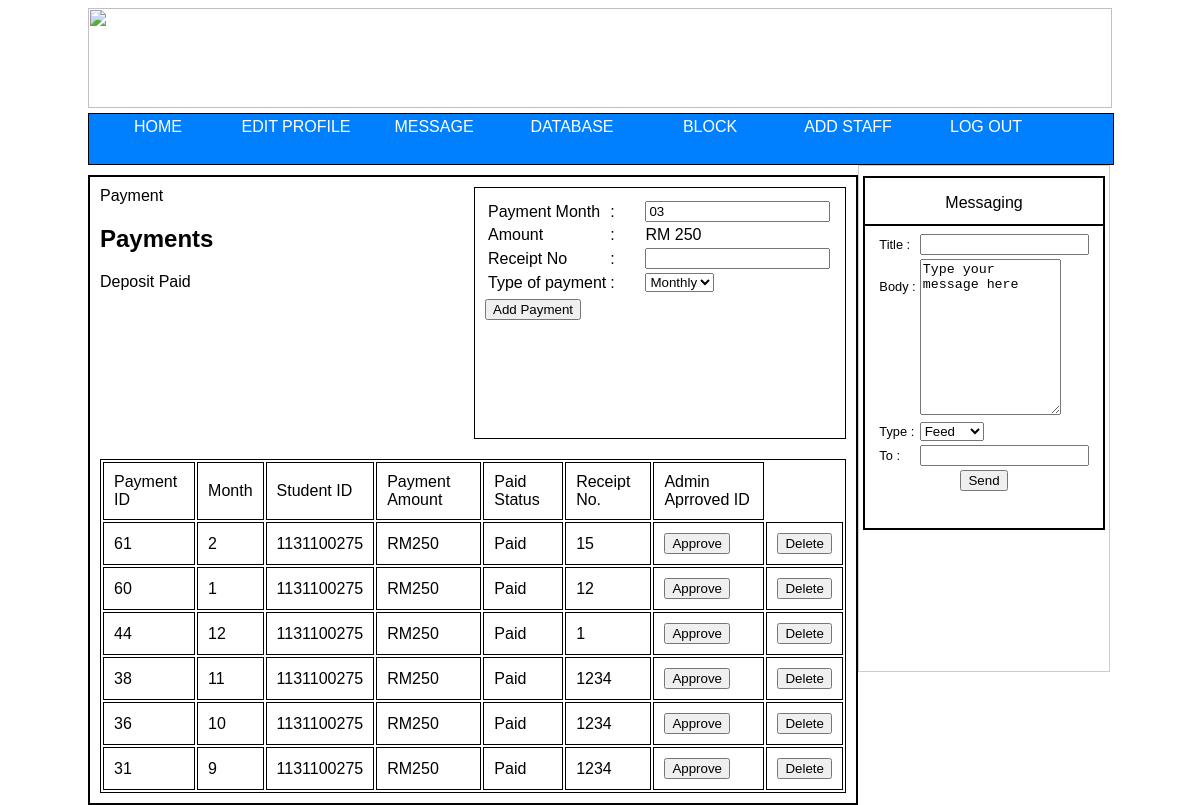
The app's page /Payments.php (signed in) with its own data.
### tables this page shows
CREATE TABLE IF NOT EXISTS `users` (
  `Name` text NOT NULL,
  `ID` int(11) NOT NULL,
  `Password` varchar(64) NOT NULL,
  `salt` varchar(32) NOT NULL,
  `IC` varchar(15) NOT NULL,
  `LastLogin` datetime NOT NULL,
  `Course` text NOT NULL,
  `School` varchar(50) NOT NULL,
  `TelephoneNo` varchar(50) NOT NULL,
  `EMail` varchar(50) NOT NULL,
  `Gender` enum('M','F') NOT NULL,
  `Race` text NOT NULL,
  `Religion` text NOT NULL,
  `House_No` text NOT NULL,
  `Area` text NOT NULL,
  `Postcode` int(11) NOT NULL,
  `State` text NOT NULL,
  `RegDateTime` datetime NOT NULL,
  `RoomID` varchar(4) NOT NULL,
  `GroupNo` int(11) NOT NULL,
  `GName` text NOT NULL,
  `GEMail` varchar(50) NOT NULL,
  `GHouse_No` text NOT NULL,
  `GArea` text NOT NULL,
  `GPostcode` int(11) NOT NULL,
  `GRelationship` text NOT NULL,
  `GTelephoneNo` varchar(50) NOT NULL,
  `Debt` tinyint(1) NOT NULL,
  PRIMARY KEY (`ID`),
  UNIQUE KEY `ID` (`ID`),
  KEY `RoomID` (`RoomID`),
  KEY `GroupNo` (`GroupNo`)
);

CREATE TABLE IF NOT EXISTS `room` (
  `room_id` varchar(4) NOT NULL,
  `room_cap` int(11) NOT NULL,
  `room_price` double NOT NULL,
  `room_occupied` int(11) NOT NULL,
  `room_block` varchar(2) NOT NULL,
  `availability` tinyint(1) NOT NULL,
  PRIMARY KEY (`room_id`),
  UNIQUE KEY `room_id` (`room_id`),
  KEY `room_block` (`room_block`)
);

CREATE TABLE IF NOT EXISTS `payment` (
  `payment_id` int(11) NOT NULL AUTO_INCREMENT,
  `payment_type` enum('monthly','deposit') NOT NULL,
  `payment_regisdate` date NOT NULL,
  `payment_month` int(11) NOT NULL,
  `student_id` int(11) NOT NULL,
  `payment_amt` double NOT NULL,
  `receipt_no` varchar(50) NOT NULL,
  `payed` tinyint(1) NOT NULL,
  `admin_id` int(11) DEFAULT NULL,
  PRIMARY KEY (`payment_id`),
  UNIQUE KEY `payment_id` (`payment_id`),
  KEY `student_id` (`student_id`),
  KEY `admin_id` (`admin_id`)
);

### classes/Config.php (called while the page is built)
<?php
class Config {
	public static function get($path = null) {
		if($path){
			$config = $GLOBALS['config'];
			$path = explode('/',$path);
			foreach($path as $lol) {
				if(isset($config[$lol])) {
					$config = $config[$lol];
				}
			}
			return $config;
		}
		return false;
	}
}

### classes/DB.php (called while the page is built, shortened)
<?php
class DB{
	private static $_instance = null;
	private $_pdo,
			$_query,
			$_error = false,
			$_results,
			$_count = 0;
	private function __construct() {
		try{
			$this->_pdo = new PDO('mysql:host='.Config::get('mysql/host').';dbname='.Config::get('mysql/db'),Config::get('mysql/username'),Config::get('mysql/password'));
		}catch(PDOException $e){
			die($e->getMessage());
		}
	}
	public static function getInstance() {
		if(!isset(self::$_instance)){
			self::$_instance = new DB();
		}
		return self::$_instance;
	}
	public function query($sql, $params = array()){
		if($this->_query = $this->_pdo->prepare($sql)){
			$x = 1;
			if(count($params)){
				foreach($params as $param){
					$this->_query->bindValue($x, $param);
					$x++;
				}
			}
			if($this->_query->execute()){
				$this->_result = $this->_query->fetchAll(PDO::FETCH_OBJ);
				$this->_count = $this->_query->rowCount();
			}else{
				$this->_error = true;
				var_dump($this->_query->errorInfo());
			}
		}
		return $this;
	}
	public function actionV2($action, $table, $wheres = array()){
		$x=0;
		$sql_comp="";
		if($wheres){
			foreach($wheres as $where){
					$operators = array('=','<=','>=','!=');
						$field = $where[0];
					 $operator = $where[1];
					$value[$x] = $where[2];
					@$compound = $where[3];
					$x++;
					if(in_array($operator, $operators)){
						$sql_comp .= " {$compound} {$field} {$operator} ?";
					}else{}
				}
			$sql = "{$action} FROM {$table} WHERE".$sql_comp;
			if(count($value)<3){
				if(!$this->query($sql,array($value[0],$value[1]))->error()){
					return $this;
				}else{
					return false;
				}
			}else if(count($value)==3){
				if(!$this->query($sql,array($value[0],$value[1],$value[2],))->error()){
					return $this;
				}else{
					return false;
				}
			}else if(count($value)<=4){
				if(!$this->query($sql,array($value[0],$value[1],$value[2],$value[3]))->error()){
					return $this;
				}else{
					return false;
				}
		}else{
			echo 'No where; ';
			return false;
		}
		}
	}
	public function get2($table, $where = array()){
		return $this->actionV2('SELECT *',$table,$where);
	}
	private function action($action, $table, $where){
			if(count($where)==3){
			    $operators = array('=','<=','>=','!=','');
				    $field = $where[0];
				 $operator = $where[1];
				    $value = $where[2];
				if(in_array($operator, $operators)){
						$sql = "{$action} FROM {$table} WHERE {$field} {$operator} ?";
					if(!$this->query($sql, array($value))->error()){
						return $this;
					}
				}
			}else{
				$sql = "SELECT * FROM {$table}";
				if(!$this->query($sql)->error()){
					return $this;
				}
			}
		return false;
	}
	public function get($table, $where = null){
		return $this->action('SELECT *',$table,$where);
	}
	public function update($table, $id, $fields,$type=null){
		$set = '';
		  $x = 1;
		foreach($fields as $name => $value){
			$set .= "{$name} = ?";
		}
		if(!$type){
			$sql = "UPDATE {$table} SET {$set} WHERE id = {$id}";
		}else{
			$sql = "UPDATE {$table} SET {$set} WHERE {$type} = {$id}";
		}
		if(!$this->query($sql, $fields)->error()){
			return true;
		}
		return false;
	}
	public function error(){
		return $this->_error;
	}
	public function result(){
		return $this->_result;
	}
	public function first(){
		return $this->result()[0];
	}
	public function count(){
		return $this->_count;
	}
}

### classes/User.php (called while the page is built, shortened)
<?php
class User{
	protected $_db,
			$_data,
			$_sessionName,
			$_cookieName,
			$_isLoggedIn;
	public function __construct($user = null){
		$this->_db = DB::getInstance();
		$this->_sessionName = Config::get('session/session_name');
		if(!$user){
			if(Session::exists($this->_sessionName)){
				$user = Session::get($this->_sessionName);
				if($this->find($user)){
					$this->_isLoggedIn = true;
					$this->update(array(
							'LastLogin' => datetime()
						));
				}
			}
		}else{
			$this->find($user);
		}
	}
	public function update($fields = array(),$id = null){
		if(!$id && $this->isLoggedIn()){
			$id = $this->data()->ID;
		}
		if(!$this->_db->update('users',$id,$fields)){
			throw new Exception('There was a problem updating.');
		}
	}
	public function data(){
		return $this->_data;
	}
	public function isLoggedIn(){
		return $this->_isLoggedIn;
	}
	public function find($user = null){
		if($user){
			$field = (is_numeric($user)) ? 'ID' : 'Name';
			$data = $this->_db->get('users', array($field, '=', $user));
			if($data->count()){
				$this->_data = $data->first();
				return true;
			}
		}
		return false;
	}
}

### classes/Session.php (called while the page is built, shortened)
<?php
class Session{
	public static function exists($name){
		return (isset($_SESSION[$name]))? true : false;
	}
	public static function get($name){
		return $_SESSION[$name];
	}
}
?>

### functions/time.php (called while the page is built, shortened)
<?php
function datetime(){
	return date('Y-m-d H:i:S');
}
function TheDate($type = null){
	switch($type){
		case 'month':
			return date('m');
		break;
	}
}
?>

### classes/Payment.php (the view, shortened to what this page needs)
<?php
class Payment{
	public $_db,
			$_payinfo;
	public function __construct($details = array()){
		$this->_db = DB::getInstance();
	}
	public function get_student_payments($id){
		return array_reverse($this->_db->get2('payment',array(array('student_id','=',$id),array('payment_type','=','monthly','AND')))->result());
	}
	public function check_deposit_paid($stud_id){
		if(count($this->_db->get2('payment',array(
							array('payment_type','=','deposit'),
							array('student_id','=',$stud_id,'AND')))->result())!=0)
		{
			return true;
		}else{
			return false;
		}
	}
	public function get_room($room_id){
		return $this->_db->get('room',array('room_id','=',$room_id))->first();
	}
	public function print_all_payment($GroupNo,$id=null){
		$user = new User();
		$GroupNo = $user->data()->GroupNo;
		if(!$id && $GroupNo == 3){
			$payments = $this->get_all_payment();
		}else{
			$payments = $this->get_student_payments($id);
		}
		if($payments){
			echo '<table id="data">';
				echo '<tr><td> Payment ID</td>
						  <td> Month</td>
						  <td> Student ID</td>
						  <td> Payment Amount</td>
						  <td> Paid Status</td>
						  <td> Receipt No. </td>
						  <td> Admin Aprroved ID</td>
						  </tr>';
				foreach($payments as $payment){
					echo '<tr>'.'<td>'.$payment->payment_id.'</td>';
					echo '<td>'.$payment->payment_month.'</td>';
					echo '<td>'.$payment->student_id.'</td>';
					echo '<td>RM'.$payment->payment_amt.'</td>';
					echo '<td>';
						echo ($payment->payed==1)? 'Paid' : '<b>Not Paid</b>';
					echo '</td>';
					echo '<td>'.$payment->receipt_no.'</td>';
					if($GroupNo == 3 && $payment->admin_id==NULL){
						echo'<form action method="GET">';
							echo '<td bg>
								<input type="hidden" name="Approve" value="'.$payment->payment_id.'">
								<input type="submit" value="Approve">
								</td>';
						echo'</form>';
					}else if($GroupNo == 1){
						echo '<td>Not Verified</td>';
					}else{
						echo '<td>'.$payment->admin_id.'</td>';
					}
					IF($GroupNo == 3){
						echo'<form action method="GET">';
							echo '<td><input type="hidden" name="Delete" value="'.$payment->payment_id.'">';
							echo '<input type="submit" value="Delete"></td>';
						echo'</form>';
					}
				}
					echo '</tr>';
					echo '</table>';
					return true;
		}
		return false;
	}
}
?>

### Payments.php (shortened to what this page needs)
<?php
$title = 'Payment';
$user = new User();
$payment = new Payment();
$options = getNavBar($user->data()->GroupNo);
?>
<!DOCTYPE HTML>
<html manifest="MMC.appcahce" lang="en">
<head>
<link rel="stylesheet" type="text/css" href="css/hostelRegistration.css">
</head>
<body>
	<div id="container">
        <div id="header">
        <img src="image/project header.jpg" width="1024" height="100" />
        </div>
        <div id="NavBar">
			<ul>
            	<li><a href="index.php">Home</a></li>
				<li><a href="EditForm.php">Edit Profile</a></li>
				<?php echo $options ?>
				<li><a href="Logout.php">Log Out</a></li>
			</ul>
		</div>
        <div id="content">
		<form id="AddPayment" action method="POST">
			<table>
				<tr><td>Payment Month </td><td>:</td><td>&nbsp&nbsp&nbsp&nbsp&nbsp&nbsp<input type="text" name="PaidMonth" value="<?php echo TheDate('month') ?>"></td></tr>
				<tr><td>Amount  </td><td>:</td><td>&nbsp&nbsp&nbsp&nbsp&nbsp&nbspRM <?php echo $payment->get_room($user->data()->RoomID)->room_price;?></td></tr>
				<tr><td>Receipt No</td><td>:</td><td>&nbsp&nbsp&nbsp&nbsp&nbsp&nbsp<input name="ReceiptNo" type="text"></td></tr>
				<tr><td>Type of payment</td><td>:</td><td>&nbsp&nbsp&nbsp&nbsp&nbsp&nbsp<select name="TypeOfPay">
																			<option value="monthly">Monthly</option>
																			<option value="deposit">Deposit</option></select>
																					</td>
				<tr><td><input type="hidden" name="token" value="<?php echo Token::generate()?>"></td></tr>
			</table>
				<input type="submit" value="Add Payment">
		</form>
		<?php echo $title?>
		<?php
		switch($user->data()->GroupNo){
			case 1:
			case 3:
			$payments = new Payment();
			echo '<h2>Payments</h2>';
			echo ($payments->check_deposit_paid($user->data()->ID))? 'Deposit Paid' : '<b>Deposit Not Paid</b>';
			if(!$payments->print_all_payment(1,$user->data()->ID)){
				echo '<br>'.'<br>'.'<br>'.'<br>'.'<br>'.'<br>';
				echo 'No payments are inside the database';
			}
			break;
		}
		?>
        </div>
        <div id="sidebar">
                <div id="Second_Box">
					<div id="Second_Head">
						<p align="center"> Messaging </p>
					</div>
					<div id="Second_Body">
						<div id="MessagingForm">
							<form action="MessageBox.php" method="post" enctype="multipart/form-data" name="messageform" id="messageform" onsubmit="return validate_form();">
								<table align="center" cellpadding="1">
									<tr><td valign="right">Title :</td><td align="left"><input name="msgTitle" type="text" id="msgTitle" size="18" maxlength="24" /></td></tr>
									<tr><td valign="right">Body :<br><br><br><br><br><br><br><br></td><td align="left"><textarea name="msgBody" type="text" id="msgBody" size="15" cols="15" rows="10">Type your message here</textarea></td></tr>
									<tr><td valign="right">Type :</td><td align="left">
                                    										<select name="msgType">
																				<option value="feed" selected>Feed</option>
																			</select>	</td>
                                                                            </tr>
									<tr>
                                    	<td> To : </td>
                                        <td> <input name="msgReceipient" type="text" id="msgReceipient" size="18.5" maxlength="24"/> </td>
                                    </tr>
									<tr>
                                    	<td align="center" colspan="2"> <input name="Send" type="submit" value="Send" /> </td>
                                    </tr>
								</table>
							</form>
						</div>
					</div>
				</div>
        </div>
    </div>

### css/hostelRegistration.css (style rules this page uses)
body { font-family : Arial, Helvetica,san-serif; }
ul { list-style-type: none; margin: 0; padding: 0; overflow: hidden; float: left; }
li { float: left; }
a:link, a:visited { display: block; width: 130px; height: 40px; vertical-align:middle; color: rgb(255,255,255); background-color: rgb(0,128,255); font-family: Arial; text-align: center; padding: 4px; text-decoration: none; text-transform: uppercase; }
#data { margin-right: auto; margin-left: auto; border: 1px solid black; }
#data td { border: 1px solid black; padding: 10px; }
#NavBar { margin-top: 5px; width: 100%; height: 50px; background-color: rgb(0,128,255); border: 1px solid black; }
#AddPayment { margin-bottom: 20px; border: 1px solid black; width: 350px; height: 230px; padding: 10px 10px 10px 10px; float: right; }
#container { width:1024px; height:auto; left: auto; right: auto; margin-right: auto; margin-left: auto; }
#header { height: 100px; width: 1024px; margin-right: auto; margin-left: auto; left: auto; right: auto; }
#content { border: 2px solid black; height: auto; width: 746px; float: left; margin-right: auto; margin-left: auto; margin-top: 10px; left: auto; right: auto; padding: 10px; }
#sidebar { border:solid 1px #CCC; min-height: 505px; max-height: 735px; width: 250px; float: left; margin-right: auto; margin-left: auto; left: auto; right: auto; }
#Second_Box { width:95%; height: 350px; border: 2px solid black; margin: auto; margin-top: 10px; margin-bottom: 10px; }
#Second_Head { width:100%; height: 30px; border-bottom: 1px solid black; }
#Second_Body { width:100%; min-height: 280px; border-top: 1px solid black; font-size:100%; }
#MessagingForm { font-size:80%; margin-top:5px; text-align:justify; }

### records on screen
users: RoomID.room_price "250"
payment: payment_id "61", payment_month "2", student "1131100275", payment_amt "250", payed "Paid", receipt_no "15"
payment: payment_id "60", payment_month "1", student "1131100275", payment_amt "250", payed "Paid", receipt_no "12"
payment: payment_id "44", payment_month "12", student "1131100275", payment_amt "250", payed "Paid", receipt_no "1"
payment: payment_id "38", payment_month "11", student "1131100275", payment_amt "250", payed "Paid", receipt_no "1234"
payment: payment_id "36", payment_month "10", student "1131100275", payment_amt "250", payed "Paid", receipt_no "1234"
payment: payment_id "31", payment_month "9", student "1131100275", payment_amt "250", payed "Paid", receipt_no "1234"

### other values on screen
$title "Payment"
